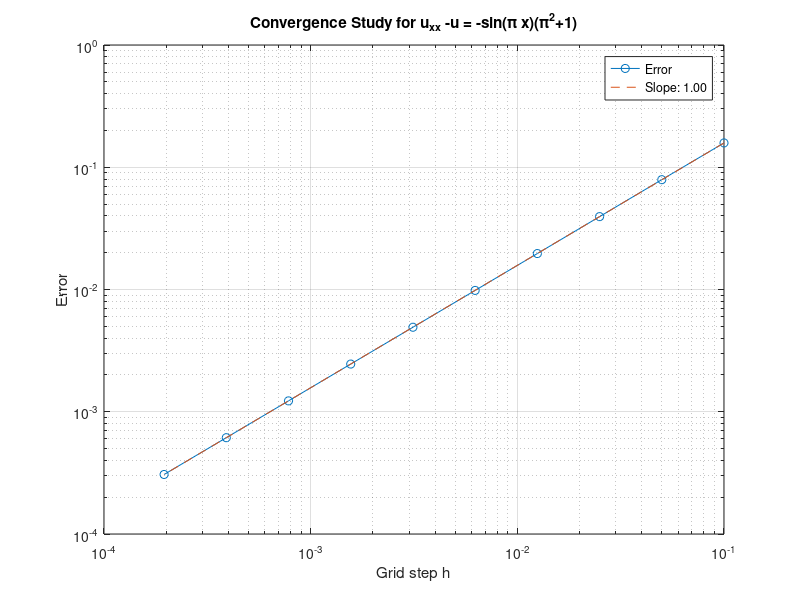

The MATLAB script that drew this image:
h_values = 0.1 ./ (2.^(0:10-1)); 
errors = zeros(size(h_values)); 

for i = 1:length(h_values)
    h = h_values(i);

    x = (0:h:(1))';
    m = length(x);
    e = ones(m, 1);

    Dxx = spdiags([e (-2*e - h*h*e) e], [-1 0 1], m, m)
    Dxx(1,1) = 1+h*h;
    Dxx(m,m) = 1+h*h;
    Dxx(1,2) =1;
    Dxx(m, m-1)=1;
    Dxx = Dxx / h^2;


    f = -sin(pi * x) * (pi^2 + 1);

    u_numerical = Dxx \ f;


    u_analytical = sin(pi * x);

    errors(i) = max(abs(u_numerical - u_analytical));
end


figure;
loglog(h_values, errors, '-o');
xlabel('Grid step h');
ylabel('Error');
title('Convergence Study for u_{xx} -u = -sin(\pi x)(\pi^2+1)');
grid on;

% Optional: Fit a line to check convergence rate
p = polyfit(log(h_values), log(errors), 1);
hold on;
loglog(h_values, exp(polyval(p, log(h_values))), '--', 'DisplayName', sprintf('Slope: %.2f', p(1)));
legend('Error', sprintf('Slope: %.2f', p(1)), 'Location', 'best');
hold off;
exportgraphics(gcf, "6d1.png", 'Resolution', 300);